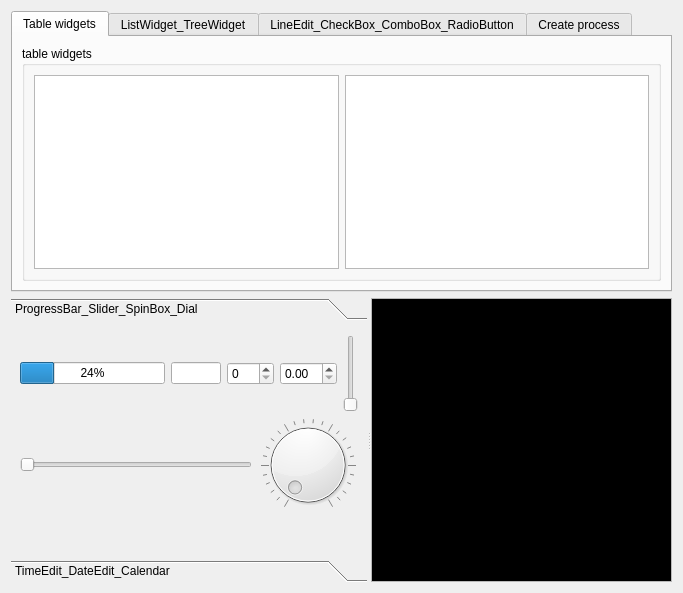
<?xml version="1.0" encoding="UTF-8"?>
<ui version="4.0">
 <class>Dialog</class>
 <widget class="QDialog" name="Dialog">
  <property name="enabled">
   <bool>true</bool>
  </property>
  <property name="geometry">
   <rect>
    <x>0</x>
    <y>0</y>
    <width>683</width>
    <height>593</height>
   </rect>
  </property>
  <property name="focusPolicy">
   <enum>Qt::ClickFocus</enum>
  </property>
  <property name="windowTitle">
   <string>Dialog</string>
  </property>
  <layout class="QVBoxLayout" name="verticalLayout_3" stretch="0,1">
   <item>
    <widget class="QTabWidget" name="tabWidget1">
     <property name="currentIndex">
      <number>0</number>
     </property>
     <widget class="QWidget" name="tabTableWidgets">
      <attribute name="title">
       <string>Table widgets</string>
      </attribute>
      <layout class="QVBoxLayout" name="verticalLayout_6">
       <item>
        <widget class="QGroupBox" name="groupBoxTableWidgets">
         <property name="title">
          <string>table widgets</string>
         </property>
         <layout class="QHBoxLayout" name="horizontalLayout_15">
          <item>
           <widget class="QTableWidget" name="testSendTableWidget">
            <property name="selectionMode">
             <enum>QAbstractItemView::ExtendedSelection</enum>
            </property>
            <property name="selectionBehavior">
             <enum>QAbstractItemView::SelectItems</enum>
            </property>
           </widget>
          </item>
          <item>
           <widget class="QTableWidget" name="testReceiveTableWidget">
            <property name="selectionMode">
             <enum>QAbstractItemView::ExtendedSelection</enum>
            </property>
            <property name="selectionBehavior">
             <enum>QAbstractItemView::SelectItems</enum>
            </property>
           </widget>
          </item>
         </layout>
        </widget>
       </item>
      </layout>
     </widget>
     <widget class="QWidget" name="tabListWidget_TreeWidget">
      <attribute name="title">
       <string>ListWidget_TreeWidget</string>
      </attribute>
      <layout class="QVBoxLayout" name="verticalLayout">
       <item>
        <widget class="QSplitter" name="splitter">
         <property name="orientation">
          <enum>Qt::Horizontal</enum>
         </property>
         <widget class="QListWidget" name="sendListWidget">
          <property name="dragDropMode">
           <enum>QAbstractItemView::NoDragDrop</enum>
          </property>
          <property name="movement">
           <enum>QListView::Static</enum>
          </property>
          <property name="viewMode">
           <enum>QListView::ListMode</enum>
          </property>
          <property name="modelColumn">
           <number>0</number>
          </property>
         </widget>
         <widget class="QTreeWidget" name="treeWidget">
          <property name="allColumnsShowFocus">
           <bool>true</bool>
          </property>
          <column>
           <property name="text">
            <string notr="true">1</string>
           </property>
          </column>
         </widget>
        </widget>
       </item>
       <item>
        <layout class="QHBoxLayout" name="horizontalLayout_4">
         <item>
          <spacer name="horizontalSpacer_4">
           <property name="orientation">
            <enum>Qt::Horizontal</enum>
           </property>
           <property name="sizeHint" stdset="0">
            <size>
             <width>40</width>
             <height>20</height>
            </size>
           </property>
          </spacer>
         </item>
         <item>
          <widget class="QLabel" name="label_2">
           <property name="text">
            <string>new Table/Tree/List widget items</string>
           </property>
          </widget>
         </item>
         <item>
          <widget class="QToolButton" name="NewElementsButton">
           <property name="text">
            <string>...</string>
           </property>
          </widget>
         </item>
        </layout>
       </item>
      </layout>
     </widget>
     <widget class="QWidget" name="tabLineEdit_CheckBox_ComboBox_RadioButton">
      <attribute name="title">
       <string>LineEdit_CheckBox_ComboBox_RadioButton</string>
      </attribute>
      <layout class="QGridLayout" name="gridLayout_3">
       <item row="0" column="0">
        <layout class="QHBoxLayout" name="horizontalLayout">
         <item>
          <widget class="QLineEdit" name="testGetTextLineEdit"/>
         </item>
         <item>
          <widget class="QLineEdit" name="testSetTextLineEdit"/>
         </item>
        </layout>
       </item>
       <item row="1" column="0">
        <layout class="QHBoxLayout" name="horizontalLayout_3">
         <item>
          <widget class="QCheckBox" name="testSendCheckBox">
           <property name="text">
            <string>CheckSend</string>
           </property>
          </widget>
         </item>
         <item>
          <widget class="QCheckBox" name="testReceiveCheckBox">
           <property name="text">
            <string>CheckReceive</string>
           </property>
          </widget>
         </item>
        </layout>
       </item>
       <item row="2" column="0">
        <layout class="QHBoxLayout" name="horizontalLayout_9">
         <item>
          <widget class="QRadioButton" name="radioButton1">
           <property name="text">
            <string>RadioButton 1</string>
           </property>
           <property name="checked">
            <bool>false</bool>
           </property>
          </widget>
         </item>
         <item>
          <widget class="QRadioButton" name="radioButton2">
           <property name="text">
            <string>RadioButton 2</string>
           </property>
          </widget>
         </item>
        </layout>
       </item>
       <item row="3" column="0">
        <layout class="QGridLayout" name="gridLayout_2">
         <item row="1" column="0" colspan="2">
          <widget class="QFontComboBox" name="testSendFontComboBox"/>
         </item>
         <item row="1" column="2" colspan="2">
          <widget class="QFontComboBox" name="testReceiveFontComboBox"/>
         </item>
         <item row="0" column="2">
          <widget class="QLabel" name="label_3">
           <property name="sizePolicy">
            <sizepolicy hsizetype="Fixed" vsizetype="Fixed">
             <horstretch>0</horstretch>
             <verstretch>0</verstretch>
            </sizepolicy>
           </property>
           <property name="text">
            <string>receive</string>
           </property>
          </widget>
         </item>
         <item row="0" column="0">
          <widget class="QLabel" name="label">
           <property name="sizePolicy">
            <sizepolicy hsizetype="Fixed" vsizetype="Fixed">
             <horstretch>0</horstretch>
             <verstretch>0</verstretch>
            </sizepolicy>
           </property>
           <property name="text">
            <string>send</string>
           </property>
          </widget>
         </item>
         <item row="0" column="1">
          <widget class="QComboBox" name="testSendComboBox">
           <item>
            <property name="text">
             <string>Element 1</string>
            </property>
           </item>
           <item>
            <property name="text">
             <string>Element 2</string>
            </property>
           </item>
           <item>
            <property name="text">
             <string>Element 3</string>
            </property>
           </item>
          </widget>
         </item>
         <item row="0" column="3">
          <widget class="QComboBox" name="testReceiveComboBox">
           <item>
            <property name="text">
             <string>Element 1</string>
            </property>
           </item>
           <item>
            <property name="text">
             <string>Element 2</string>
            </property>
           </item>
           <item>
            <property name="text">
             <string>Element 3</string>
            </property>
           </item>
          </widget>
         </item>
        </layout>
       </item>
       <item row="3" column="1">
        <spacer name="horizontalSpacer_3">
         <property name="orientation">
          <enum>Qt::Horizontal</enum>
         </property>
         <property name="sizeHint" stdset="0">
          <size>
           <width>40</width>
           <height>20</height>
          </size>
         </property>
        </spacer>
       </item>
      </layout>
     </widget>
     <widget class="QWidget" name="tabCreateProcess">
      <attribute name="title">
       <string>Create process</string>
      </attribute>
      <layout class="QVBoxLayout" name="verticalLayout_2">
       <item>
        <layout class="QHBoxLayout" name="horizontalLayout_5">
         <item>
          <widget class="QLabel" name="createProcessProgramLabel">
           <property name="text">
            <string>program</string>
           </property>
          </widget>
         </item>
         <item>
          <widget class="QLineEdit" name="createProcessProgramLineEdit"/>
         </item>
        </layout>
       </item>
       <item>
        <layout class="QHBoxLayout" name="horizontalLayout_6">
         <item>
          <widget class="QLabel" name="label_4">
           <property name="text">
            <string>arguments (;)</string>
           </property>
          </widget>
         </item>
         <item>
          <widget class="QLineEdit" name="createProcessArgumentsLineEdit"/>
         </item>
        </layout>
       </item>
       <item>
        <layout class="QHBoxLayout" name="horizontalLayout_7">
         <item>
          <spacer name="horizontalSpacer">
           <property name="orientation">
            <enum>Qt::Horizontal</enum>
           </property>
           <property name="sizeHint" stdset="0">
            <size>
             <width>40</width>
             <height>20</height>
            </size>
           </property>
          </spacer>
         </item>
         <item>
          <widget class="QPushButton" name="createProcessDetached">
           <property name="toolTip">
            <string>Starts the program program with the arguments arguments in a new process and detaches from i</string>
           </property>
           <property name="text">
            <string>detached</string>
           </property>
          </widget>
         </item>
         <item>
          <widget class="QPushButton" name="createProcess">
           <property name="toolTip">
            <string>Starts the program program with the arguments arguments in a new process, waits for it to finish.</string>
           </property>
           <property name="text">
            <string>create</string>
           </property>
          </widget>
         </item>
        </layout>
       </item>
      </layout>
     </widget>
    </widget>
   </item>
   <item>
    <widget class="QSplitter" name="splitter_2">
     <property name="orientation">
      <enum>Qt::Horizontal</enum>
     </property>
     <widget class="QToolBox" name="toolBox">
      <property name="currentIndex">
       <number>0</number>
      </property>
      <widget class="QWidget" name="pageProgressBar_Slider_SpinBox_Dial">
       <property name="geometry">
        <rect>
         <x>0</x>
         <y>0</y>
         <width>367</width>
         <height>245</height>
        </rect>
       </property>
       <attribute name="label">
        <string>ProgressBar_Slider_SpinBox_Dial</string>
       </attribute>
       <layout class="QGridLayout" name="gridLayout_5">
        <item row="1" column="1">
         <widget class="QDial" name="dial">
          <property name="maximum">
           <number>100</number>
          </property>
          <property name="pageStep">
           <number>10</number>
          </property>
          <property name="wrapping">
           <bool>false</bool>
          </property>
          <property name="notchesVisible">
           <bool>true</bool>
          </property>
         </widget>
        </item>
        <item row="1" column="0">
         <widget class="QSlider" name="horizontalSlider">
          <property name="orientation">
           <enum>Qt::Horizontal</enum>
          </property>
         </widget>
        </item>
        <item row="0" column="0" colspan="2">
         <layout class="QHBoxLayout" name="horizontalLayout_8" stretch="1,0,0,0,0">
          <item>
           <widget class="QProgressBar" name="progressBar">
            <property name="value">
             <number>24</number>
            </property>
           </widget>
          </item>
          <item>
           <widget class="QLineEdit" name="progressBarLineEdit">
            <property name="sizePolicy">
             <sizepolicy hsizetype="Preferred" vsizetype="Fixed">
              <horstretch>0</horstretch>
              <verstretch>0</verstretch>
             </sizepolicy>
            </property>
            <property name="maximumSize">
             <size>
              <width>50</width>
              <height>16777215</height>
             </size>
            </property>
           </widget>
          </item>
          <item>
           <widget class="QSpinBox" name="progressBarSpinBox">
            <property name="maximum">
             <number>100</number>
            </property>
           </widget>
          </item>
          <item>
           <widget class="QDoubleSpinBox" name="progressBarDoubleSpinBox"/>
          </item>
          <item>
           <widget class="QSlider" name="verticalSlider">
            <property name="orientation">
             <enum>Qt::Vertical</enum>
            </property>
           </widget>
          </item>
         </layout>
        </item>
        <item row="2" column="0">
         <spacer name="verticalSpacer">
          <property name="orientation">
           <enum>Qt::Vertical</enum>
          </property>
          <property name="sizeHint" stdset="0">
           <size>
            <width>20</width>
            <height>40</height>
           </size>
          </property>
         </spacer>
        </item>
       </layout>
      </widget>
      <widget class="QWidget" name="pageTimeEdit_DateEdit_Calendar">
       <property name="geometry">
        <rect>
         <x>0</x>
         <y>0</y>
         <width>320</width>
         <height>255</height>
        </rect>
       </property>
       <attribute name="label">
        <string>TimeEdit_DateEdit_Calendar</string>
       </attribute>
       <layout class="QGridLayout" name="gridLayout">
        <item row="0" column="0">
         <layout class="QHBoxLayout" name="horizontalLayout_11">
          <item>
           <widget class="QTimeEdit" name="timeEdit">
            <property name="displayFormat">
             <string>hh:mm:ss</string>
            </property>
           </widget>
          </item>
          <item>
           <widget class="QDateEdit" name="dateEdit"/>
          </item>
         </layout>
        </item>
        <item row="2" column="0">
         <widget class="QCalendarWidget" name="calendar">
          <property name="selectedDate">
           <date>
            <year>2015</year>
            <month>2</month>
            <day>12</day>
           </date>
          </property>
          <property name="firstDayOfWeek">
           <enum>Qt::Monday</enum>
          </property>
          <property name="gridVisible">
           <bool>true</bool>
          </property>
         </widget>
        </item>
        <item row="1" column="0">
         <widget class="QDateTimeEdit" name="dateTimeEdit"/>
        </item>
        <item row="0" column="1">
         <spacer name="horizontalSpacer_2">
          <property name="orientation">
           <enum>Qt::Horizontal</enum>
          </property>
          <property name="sizeHint" stdset="0">
           <size>
            <width>40</width>
            <height>20</height>
           </size>
          </property>
         </spacer>
        </item>
       </layout>
      </widget>
     </widget>
     <widget class="QTextEdit" name="testTextEdit">
      <property name="palette">
       <palette>
        <active>
         <colorrole role="Text">
          <brush brushstyle="SolidPattern">
           <color alpha="255">
            <red>85</red>
            <green>255</green>
            <blue>0</blue>
           </color>
          </brush>
         </colorrole>
         <colorrole role="Base">
          <brush brushstyle="SolidPattern">
           <color alpha="255">
            <red>0</red>
            <green>0</green>
            <blue>0</blue>
           </color>
          </brush>
         </colorrole>
        </active>
        <inactive>
         <colorrole role="Text">
          <brush brushstyle="SolidPattern">
           <color alpha="255">
            <red>85</red>
            <green>255</green>
            <blue>0</blue>
           </color>
          </brush>
         </colorrole>
         <colorrole role="Base">
          <brush brushstyle="SolidPattern">
           <color alpha="255">
            <red>0</red>
            <green>0</green>
            <blue>0</blue>
           </color>
          </brush>
         </colorrole>
        </inactive>
        <disabled>
         <colorrole role="Text">
          <brush brushstyle="SolidPattern">
           <color alpha="255">
            <red>120</red>
            <green>120</green>
            <blue>120</blue>
           </color>
          </brush>
         </colorrole>
         <colorrole role="Base">
          <brush brushstyle="SolidPattern">
           <color alpha="255">
            <red>240</red>
            <green>240</green>
            <blue>240</blue>
           </color>
          </brush>
         </colorrole>
        </disabled>
       </palette>
      </property>
     </widget>
    </widget>
   </item>
  </layout>
  <zorder>splitter_2</zorder>
  <zorder>tabWidget1</zorder>
 </widget>
 <resources/>
 <connections/>
</ui>
